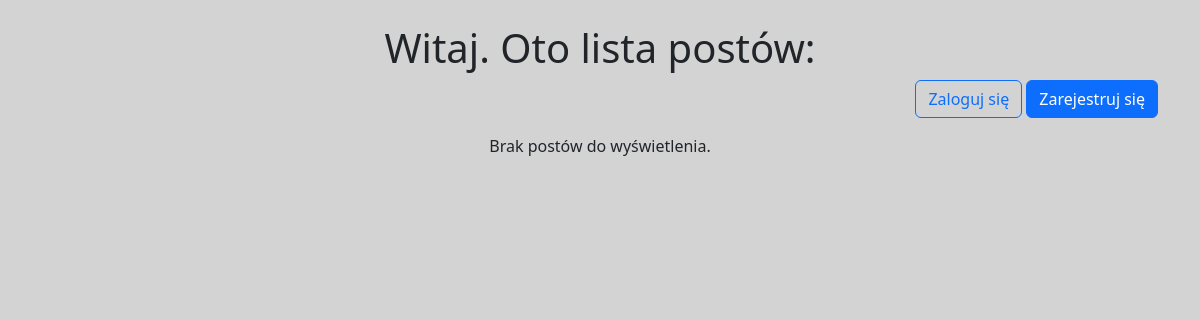
Before: / with the older database file.
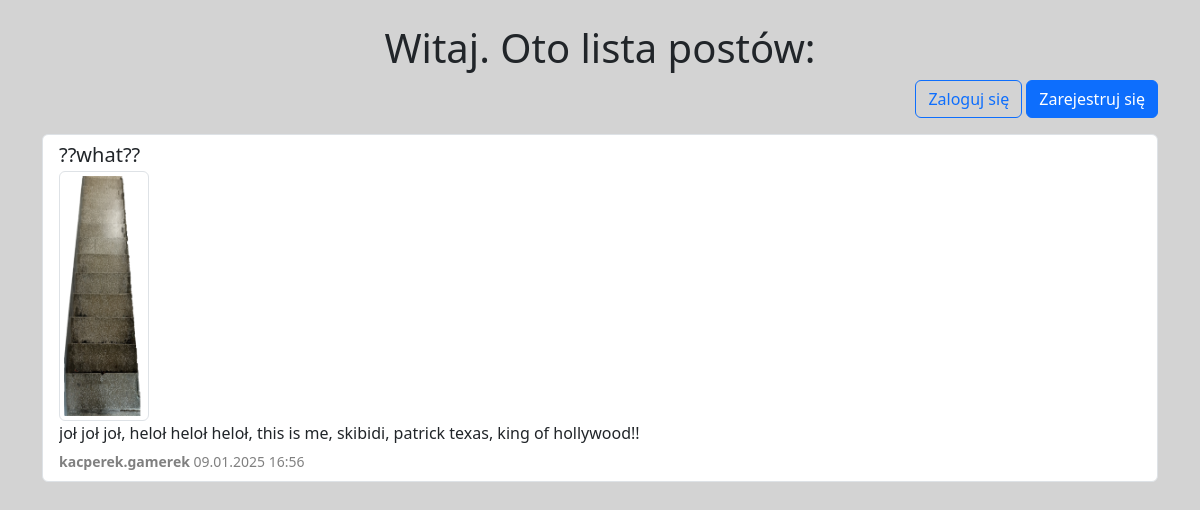
After: the same page with the newer database file.
### posts/models.py (models this page shows, shortened)
class Post(models.Model):
    title = models.CharField(max_length=200)
    content = models.TextField()
    image = models.ImageField(upload_to='posts/', blank=True, null=True)
    created_at = models.DateTimeField(auto_now_add=True)
    updated_at = models.DateTimeField(auto_now=True)
    author = models.ForeignKey('auth.User', on_delete=models.CASCADE)

### posts/views.py (the view)
# urls.py: path('', views.post_list, name='post_list'), # Strona główna - lista postów
def post_list(request):
    posts = Post.objects.all().order_by('-created_at')  # Sortowanie od najnowszego
    return render(request, 'posts/post_list.html', {'posts': posts})

### posts/templates/posts/post_list.html (shortened to what this page needs)
<!DOCTYPE html>
<html lang="en">
<head>
    <link rel="stylesheet" href="https://cdn.jsdelivr.net/npm/bootstrap@5.3.0/dist/css/bootstrap.min.css">
</head>
<body>
    <div class="container mt-4">
        {% if user.is_authenticated %}
        <h1 class="text-center">Witaj, {{ user.username }}. Oto lista postów:</h1>
        {% else %}
        <h1 class="text-center">Witaj. Oto lista postów:</h1>
        {% endif %}
        <div class="text-end mb-3">
            {% if user.is_authenticated %}
                <a href="{% url 'post_create' %}" class="btn btn-primary">Dodaj nowego posta</a>
                <form action="{% url 'logout' %}" method="post" style="display: inline;">
                    {% csrf_token %}
                    <button type="submit" class="btn btn-dark">Wyloguj się</button>
                </form>
            {% else %}
                <a href="{% url 'login' %}" class="btn btn-outline-primary">Zaloguj się</a>
                <a href="{% url 'register' %}" class="btn btn-primary">Zarejestruj się</a>
            {% endif %}
        </div>
        <div class="list-group">
            {% for post in posts %}
            <a href="#" class="list-group-item list-group-item-action">
                <h5 class="mb-1">{{ post.title }}</h5>
                {% if post.image %}
                    <img src="{{ post.image.url }}" alt="Image" class="img-thumbnail" style="max-height: 250px; max-width: 250px;">
                {% endif %}
                <p class="mb-1 post-content" id="post-{{ post.id }}" data-full-content="{{ post.content|escape }}">
                    {% if post.content|wordcount > 20 %}
                        <span class="short-content">
                            {{ post.content|truncatewords:20 }}
                        </span>
                        <span class="full-content" style="display:none;">
                            {{ post.content }}
                        </span>
                        <button class="btn btn-link p-0 toggle-button" onclick="togglePost({{ post.id }})">
                            Czytaj więcej
                        </button>
                    {% else %}
                        {{ post.content }}
                    {% endif %}
                </p>
                <small id="grey"><b>{{ post.author }}</b> {{ post.created_at|date:"d.m.Y H:i" }}</small>
            </a>
        {% empty %}
            <p class="text-center">Brak postów do wyświetlenia.</p>
        {% endfor %}
        </div>
    </div>
</body>
</html>

### posts/templates/posts/post_list.html (style rules this page uses)
body { background-color:lightgrey; }
#grey { color: grey; }
.post-content { overflow: hidden; display: block; }

Changed rows visible on the page:
added Post: title "??what??", image (picture), content "joł joł joł, heloł heloł heloł, this is me, skibidi, patrick texas, king of hollywood!!", author "kacperek.gamerek", created_at "09.01.2025 16:56"
Other visible differences:
text no longer shown: "Brak postów do wyświetlenia."
